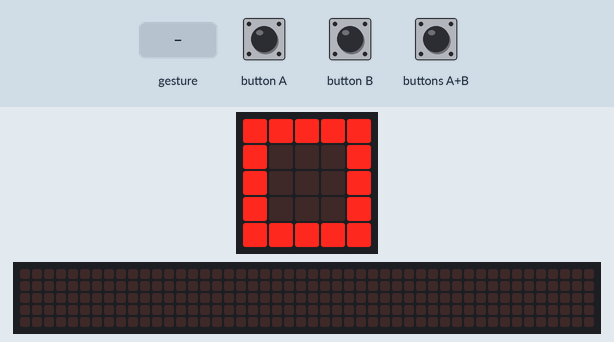
Simulated run of this program. Board: BBC micro:bit (MakeCode). Shown: the board's 5×5 LED display, a strip that is not on the board, showing the scrolling text unrolled. Inputs (shaded band) come from the test bench. A tilt is held for 1.5 s and a shake lasts 1 s, then the board lies face up again; the 48×5 strip is a reading aid, not a part: it shows the text the display is scrolling, unrolled, one strip-width of it at a time.

Above: at 1.8 s.
1.9 s: button A pressed for 0.15 s
At 2.12 s:
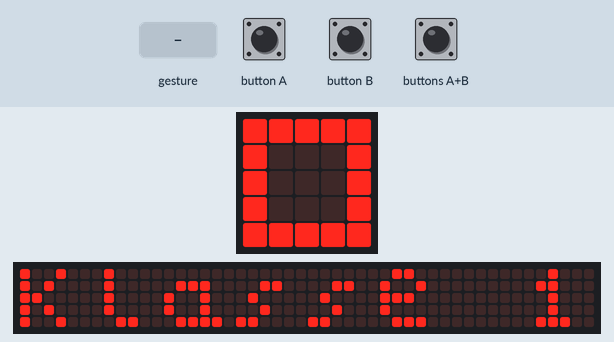
2.6 s: buttons A+B pressed for 0.15 s
At 3.0 s:
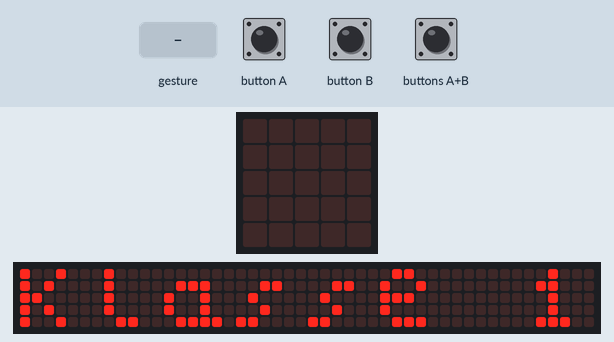
3.3 s: gesture 'logo up'
At 3.47 s:
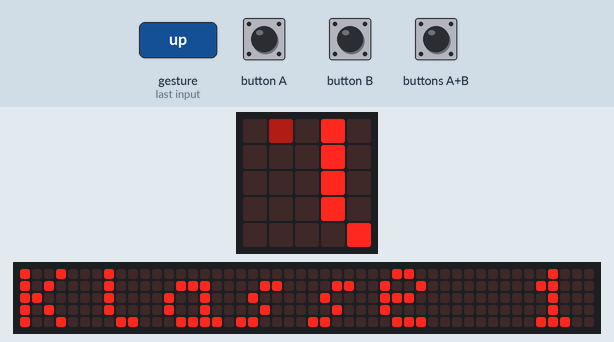
5.3 s: gesture 'shake'
At 5.57 s:
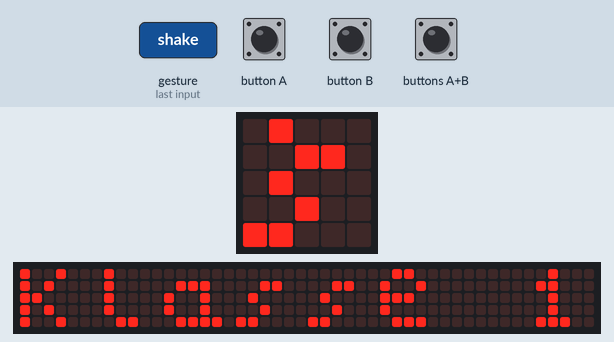
7.3 s: button B pressed for 0.15 s
8.0 s: buttons A+B pressed for 1 s
At 9.47 s:
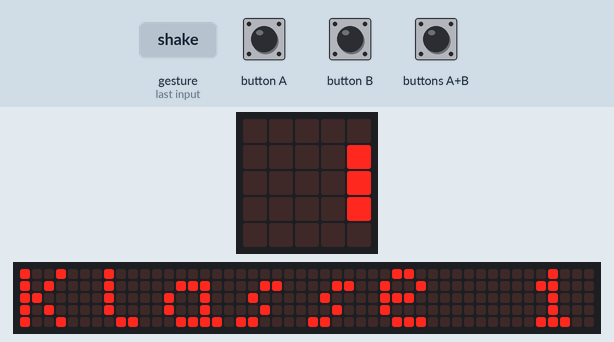
Timing chart, 0 to 11.0 s (numbered marks = the images above; inputs shaded):
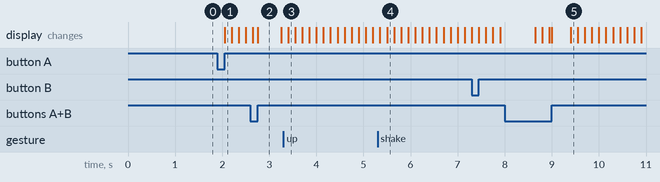

The program:

main.ts
```typescript
input.onGesture(Gesture.LogoUp, function () {
    led.plotBrightness(1, 0, 60)
})
input.onButtonPressed(Button.A, function () {
    basic.showString("Klasse 10C")
})
input.onGesture(Gesture.Shake, function () {
    led.plot(1, 0)
})
input.onButtonPressed(Button.AB, function () {
    basic.clearScreen()
})
input.onButtonPressed(Button.B, function () {
    basic.showNumber(9)
})
basic.showIcon(IconNames.Square)
```

test.ts
```typescript
// Hier kann man Tests durchführen; diese Datei wird nicht kompiliert, wenn dieses Paket als Erweiterung verwendet wird.
```

Measured:
- after the input at 1.9 s, the display: changes after 0.15 s (image 1)
- after the input at 2.6 s, the display: first differs from a run without the input after 0.15 s (image 2)
- after the input at 3.3 s, the display: changes after 0.10 s (image 3)
- after the input at 5.3 s, the display: first differs from a run without the input after 0.20 s (image 4)
- what the display in image 2 shows lasts 0.5 s, from 2.8 s to 3.3 s
